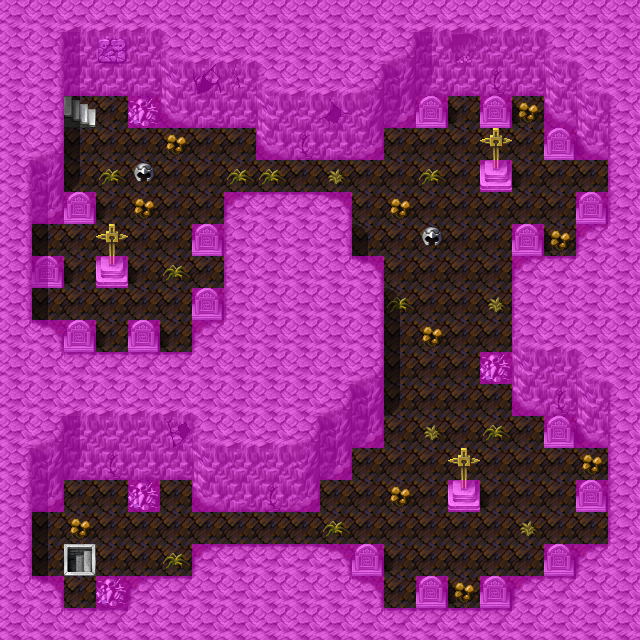

The image is a tile-based game level rendered from a .tmx file. Its description and source (layers, tilesets, objects; grid data summarised) follow:
An orthogonal 20x20 tile map with 32x32 px tiles, 4 tile layers (Ground, Objects, Above, Walkable), 10 tilesets and 20 objects (14x sign, 4x spawn, 2x mapchange).

<map version="1.0" orientation="orthogonal" width="20" height="20" tilewidth="32" tileheight="32">
    <tileset firstgid="1" name="map_3" tilewidth="32" tileheight="32">
        <image source="../drawable/map_3.png" width="256" height="256" />
    </tileset>
    <tileset firstgid="65" name="map_4" tilewidth="32" tileheight="32">
        <image source="../drawable/map_4.png" width="256" height="256" />
    </tileset>
    <tileset firstgid="129" name="map_5" tilewidth="32" tileheight="32">
        <image source="../drawable/map_5.png" width="256" height="256" />
    </tileset>
    <tileset firstgid="193" name="map_14" tilewidth="32" tileheight="32">
        <image source="../drawable/map_14.png" width="256" height="256" />
    </tileset>
    <tileset firstgid="257" name="map_0" tilewidth="32" tileheight="32">
        <image source="../drawable/map_0.png" width="256" height="256" />
    </tileset>
    <tileset firstgid="321" name="map_6" tilewidth="32" tileheight="32">
        <image source="../drawable/map_6.png" width="256" height="256" />
    </tileset>
    <tileset firstgid="385" name="map_1" tilewidth="32" tileheight="32">
        <image source="../drawable/map_1.png" width="256" height="256" />
    </tileset>
    <tileset firstgid="449" name="map_10" tilewidth="32" tileheight="32">
        <image source="../drawable/map_10.png" width="256" height="256" />
    </tileset>
    <tileset firstgid="513" name="map_11" tilewidth="32" tileheight="32">
        <image source="../drawable/map_11.png" width="256" height="256" />
    </tileset>
    <tileset firstgid="577" name="map_2" tilewidth="32" tileheight="32">
        <image source="../drawable/map_2.png" width="256" height="256" />
    </tileset>
    <layer name="Ground" width="20" height="20">
        <data>[400 cells, 400 non-empty, 12 distinct tile ids]</data>
    </layer>
    <layer name="Objects" width="20" height="20">
        <data>[400 cells, 93 non-empty, 20 distinct tile ids]</data>
    </layer>
    <layer name="Above" width="20" height="20">
        <data>[400 cells, 46 non-empty, 8 distinct tile ids]</data>
    </layer>
    <layer name="Walkable" width="20" height="20">
        <data>[400 cells, 263 non-empty, 1 distinct tile ids]</data>
    </layer>
    <objectgroup name="Mapevents">
        <object name="north" type="mapchange" x="64" y="96" width="32" height="32">
            <properties>
                <property name="map" value="blackwater_mountain12" />
                <property name="place" value="south" />
            </properties>
        </object>
        <object name="south" type="mapchange" x="64" y="544" width="32" height="32">
            <properties>
                <property name="map" value="blackwater_mountain34" />
                <property name="place" value="north" />
            </properties>
        </object>
        <object name="sign_bwm33_grave" type="sign" x="64" y="224" width="32" height="32" />
        <object name="sign_bwm33_grave" type="sign" x="32" y="288" width="32" height="32" />
        <object name="sign_bwm33_grave" type="sign" x="96" y="320" width="32" height="32" />
        <object name="sign_bwm33_grave" type="sign" x="416" y="128" width="32" height="32" />
        <object name="sign_bwm33_grave" type="sign" x="160" y="320" width="32" height="32" />
        <object name="sign_bwm33_grave" type="sign" x="192" y="256" width="32" height="32" />
        <object name="sign_bwm33_grave" type="sign" x="480" y="128" width="32" height="32" />
        <object name="sign_bwm33_grave" type="sign" x="544" y="160" width="32" height="32" />
        <object name="sign_bwm33_grave" type="sign" x="544" y="224" width="32" height="32" />
        <object name="sign_bwm33_grave" type="sign" x="544" y="448" width="32" height="32" />
        <object name="sign_bwm33_grave" type="sign" x="576" y="512" width="32" height="32" />
        <object name="sign_bwm33_grave" type="sign" x="512" y="544" width="32" height="32" />
        <object name="sign_bwm33_grave" type="sign" x="448" y="576" width="32" height="32" />
        <object name="sign_bwm33_grave" type="sign" x="384" y="576" width="32" height="32" />
    </objectgroup>
    <objectgroup name="Spawn" visible="0">
        <object name="restless_dead_1" type="spawn" x="64" y="160" width="160" height="192">
            <properties>
                <property name="quantity" value="2" />
                <property name="spawngroup" value="restless_dead_1" />
            </properties>
        </object>
        <object name="restless_dead_1_1" type="spawn" x="256" y="160" width="64" height="32">
            <properties>
                <property name="spawngroup" value="restless_dead_1" />
            </properties>
        </object>
        <object name="restless_dead_2" type="spawn" x="224" y="512" width="96" height="32">
            <properties>
                <property name="spawngroup" value="restless_dead_2" />
            </properties>
        </object>
        <object name="restless_dead_1_2" type="spawn" x="320" y="96" width="288" height="512">
            <properties>
                <property name="quantity" value="4" />
                <property name="spawngroup" value="restless_dead_1" />
            </properties>
        </object>
    </objectgroup>
    <objectgroup name="Keys" />
</map>
